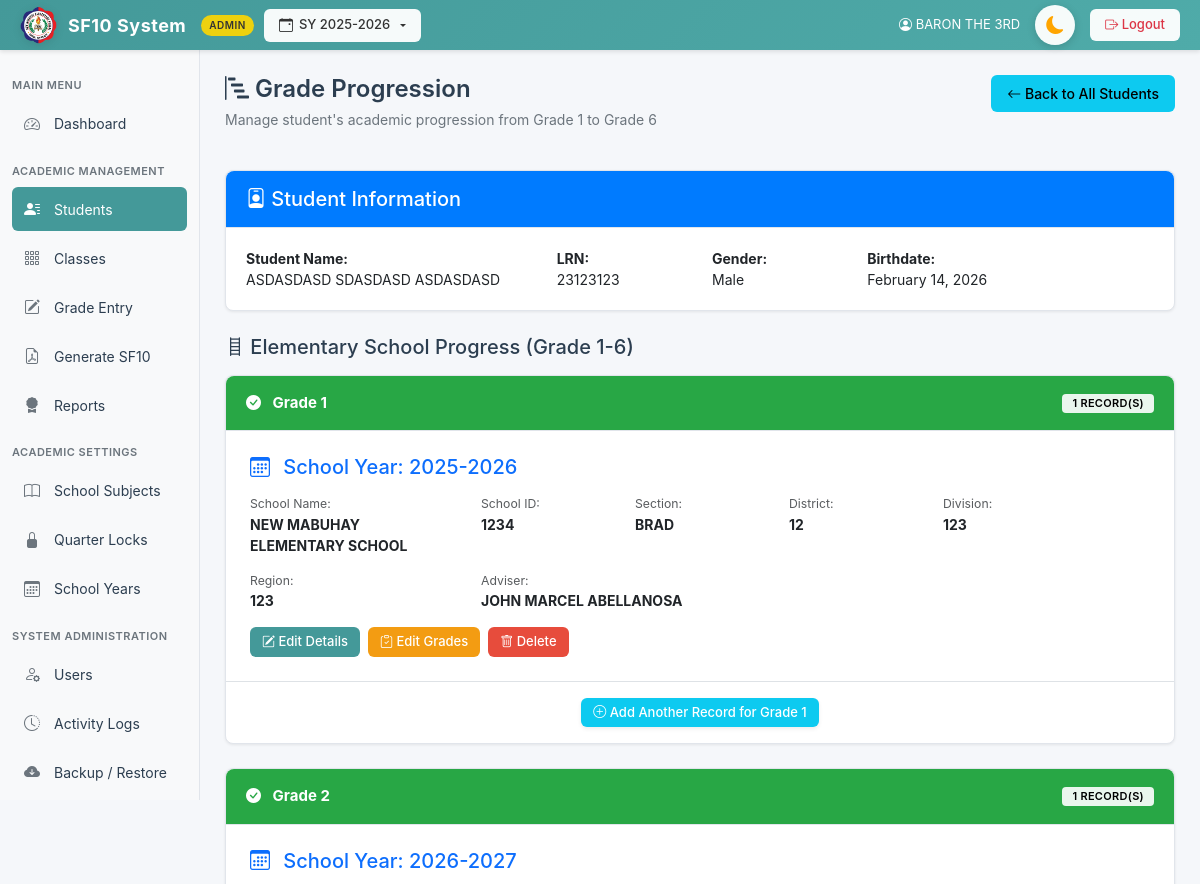
The app's page /pages/grade_progression.php?student_id=1 (signed in, upper part), older data.
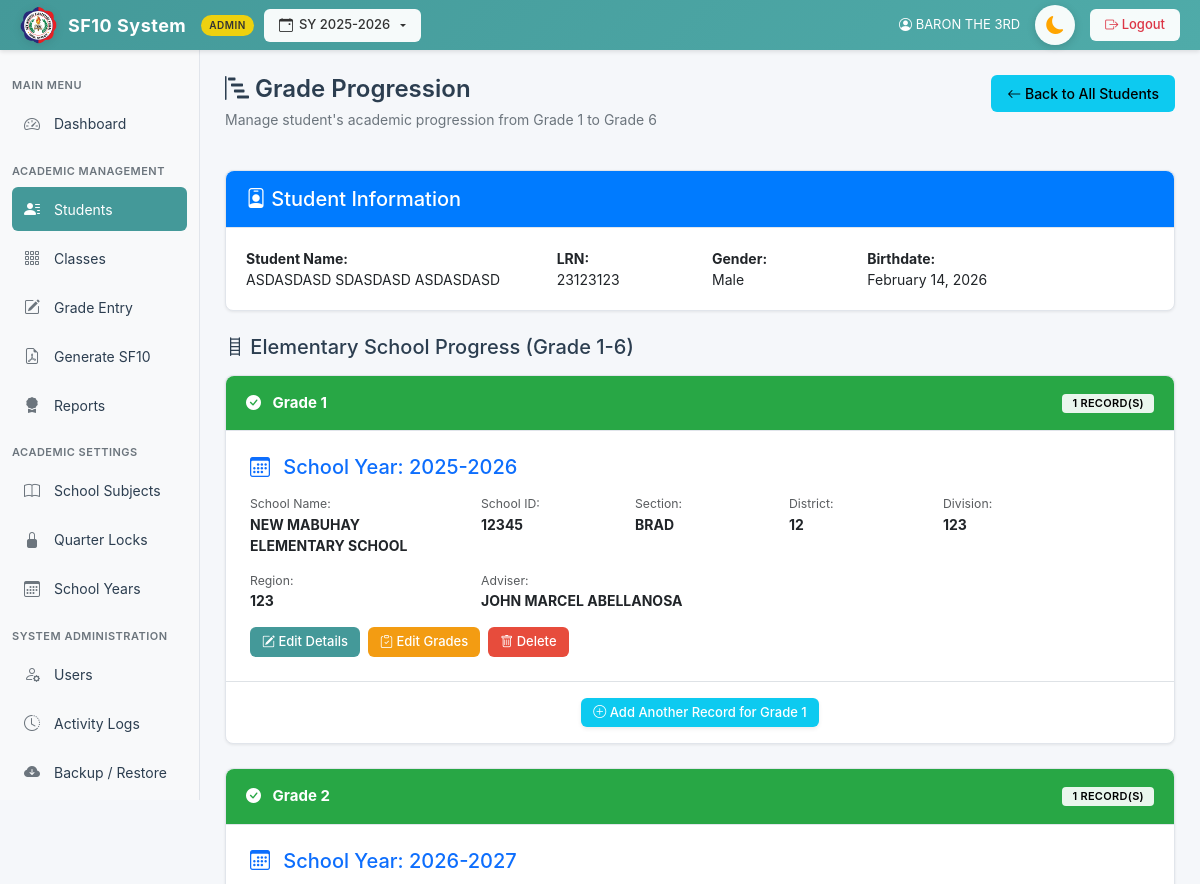
The same page, newer data.
### tables this page shows
CREATE TABLE `schools_attended` (
  `id` int(11) NOT NULL AUTO_INCREMENT,
  `student_id` int(11) DEFAULT NULL,
  `school_name` varchar(100) DEFAULT NULL,
  `school_id` varchar(50) DEFAULT NULL,
  `district` varchar(100) DEFAULT NULL,
  `division` varchar(100) DEFAULT NULL,
  `region` varchar(50) DEFAULT NULL,
  `grade_level` int(11) DEFAULT NULL,
  `section` varchar(50) DEFAULT NULL,
  `school_year` varchar(15) DEFAULT NULL,
  `adviser_name` varchar(100) DEFAULT NULL,
  `created_at` timestamp NOT NULL DEFAULT current_timestamp(),
  `is_transfer` tinyint(1) DEFAULT 0 COMMENT '1=Transfer student, 0=Regular student',
  `display_order` int(11) DEFAULT 0,
  `active` tinyint(1) NOT NULL DEFAULT 1,
  `transfer_quarter` tinyint(1) DEFAULT NULL COMMENT '1=Q1, 2=Q2, 3=Q3, 4=Q4',
  PRIMARY KEY (`id`),
  KEY `student_id` (`student_id`),
  CONSTRAINT `schools_attended_ibfk_1` FOREIGN KEY (`student_id`) REFERENCES `students` (`id`) ON DELETE CASCADE
);

CREATE TABLE `users` (
  `id` int(11) NOT NULL AUTO_INCREMENT,
  `username` varchar(50) NOT NULL,
  `password` varchar(255) NOT NULL,
  `full_name` varchar(100) NOT NULL,
  `role` enum('admin','teacher') NOT NULL,
  `school_name` varchar(255) DEFAULT NULL,
  `school_id` varchar(50) DEFAULT NULL,
  `district` varchar(100) DEFAULT NULL,
  `division` varchar(100) DEFAULT NULL,
  `region` varchar(100) DEFAULT NULL,
  `subject_id` int(11) DEFAULT NULL COMMENT 'For subject teachers - which subject they teach',
  `created_at` timestamp NOT NULL DEFAULT current_timestamp(),
  `totp_secret` varchar(255) DEFAULT NULL,
  `2fa_on_login` tinyint(1) DEFAULT 0,
  `remember_token` varchar(255) DEFAULT NULL,
  PRIMARY KEY (`id`),
  UNIQUE KEY `username` (`username`),
  KEY `fk_users_subject` (`subject_id`),
  CONSTRAINT `fk_users_subject` FOREIGN KEY (`subject_id`) REFERENCES `subjects` (`id`) ON DELETE SET NULL ON UPDATE CASCADE
);

### pages/grade_progression.php (the view, shortened to what the changed rows need)
<?php
require_once "../includes/db.php";
$student_id = (int)$_GET['student_id'];
function getSchoolInfo($conn, $school_row) {
    $info = [
        'school_name' => $school_row['school_name'] ?? '',
        'school_id' => $school_row['school_id'] ?? '',
        'district' => $school_row['district'] ?? '',
        'division' => $school_row['division'] ?? '',
        'region' => $school_row['region'] ?? ''
    ];
    if (empty($info['school_name']) || empty($info['school_id']) || empty($info['district'])) {
        $adviser_name = $school_row['adviser_name'] ?? '';
        $user_match = null;
        if (!empty($adviser_name)) {
            $stmt = $conn->prepare("SELECT school_name, school_id, district, division, region FROM users WHERE LOWER(full_name) = LOWER(?) LIMIT 1");
            $stmt->bind_param("s", $adviser_name);
            $stmt->execute();
            $user_match = $stmt->get_result()->fetch_assoc();
        }
        if (!$user_match) {
            $grade_label = $school_row['grade_level'] ?? '';
            $section = $school_row['section'] ?? '';
            $school_year_str = $school_row['school_year'] ?? '';
            if ($grade_label && $section && $school_year_str) {
                $gl_num = (int)$grade_label;
                if ($gl_num) {
                    $stmt = $conn->prepare("SELECT u.school_name, u.school_id, u.district, u.division, u.region
                                           FROM teacher_assignments ta
                                           JOIN users u ON ta.teacher_id = u.id
                                           JOIN school_years sy ON ta.school_year_id = sy.id
                                           WHERE ta.grade_level = ?
                                           AND ta.section = ?
                                           AND ta.assignment_type = 'adviser'
                                           AND sy.year = ?
                                           LIMIT 1");
                    $stmt->bind_param("iss", $gl_num, $section, $school_year_str);
                    $stmt->execute();
                    $user_match = $stmt->get_result()->fetch_assoc();
                }
            }
        }
        if (!$user_match) {
            $admin_query = $conn->query("SELECT school_name, school_id, district, division, region FROM users WHERE role = 'admin' AND school_name IS NOT NULL AND school_name != '' LIMIT 1");
            if ($admin_query && $admin_query->num_rows > 0) {
                $user_match = $admin_query->fetch_assoc();
            }
        }
        if ($user_match) {
            if (empty($info['school_name'])) $info['school_name'] = $user_match['school_name'] ?? '';
            if (empty($info['school_id'])) $info['school_id'] = $user_match['school_id'] ?? '';
            if (empty($info['district'])) $info['district'] = $user_match['district'] ?? '';
            if (empty($info['division'])) $info['division'] = $user_match['division'] ?? '';
            if (empty($info['region'])) $info['region'] = $user_match['region'] ?? '';
        }
    }
    return $info;
}
function getAdviserFullName($conn, $school_row) {
    $adviser_name = $school_row['adviser_name'] ?? '';
    if (!empty($adviser_name)) {
        $stmt = $conn->prepare("SELECT full_name FROM users WHERE LOWER(full_name) = LOWER(?) LIMIT 1");
        $stmt->bind_param("s", $adviser_name);
        $stmt->execute();
        $res = $stmt->get_result();
        if ($row = $res->fetch_assoc()) {
            return $row['full_name'];
        }
    }
    $grade_label = $school_row['grade_level'] ?? '';
    $section = $school_row['section'] ?? '';
    $school_year_str = $school_row['school_year'] ?? '';
    if ($grade_label && $section && $school_year_str) {
        $gl_num = (int)$grade_label;
        if ($gl_num) {
            $stmt = $conn->prepare("SELECT u.full_name
                                   FROM teacher_assignments ta
                                   JOIN users u ON ta.teacher_id = u.id
                                   JOIN school_years sy ON ta.school_year_id = sy.id
                                   WHERE ta.grade_level = ?
                                   AND ta.section = ?
                                   AND ta.assignment_type = 'adviser'
                                   AND sy.year = ?
                                   LIMIT 1");
            $stmt->bind_param("iss", $gl_num, $section, $school_year_str);
            $stmt->execute();
            $res = $stmt->get_result();
            if ($row = $res->fetch_assoc()) {
                return $row['full_name'];
            }
        }
    }
    return $adviser_name;
}
$stmt = $conn->prepare("SELECT * FROM schools_attended WHERE student_id = ? ORDER BY grade_level ASC, display_order ASC, school_year ASC, id ASC");
$stmt->bind_param("i", $student_id);
$stmt->execute();
$records_result = $stmt->get_result();
$records = [];
while ($row = $records_result->fetch_assoc()) {
    $records[$row['grade_level']][] = $row;
}
include "../templates/header.php";
?>
<div class="d-flex justify-content-between align-items-start mb-4">
    <div class="page-header mb-0">
        <h2><i class="bi bi-bar-chart-steps"></i> Grade Progression</h2>
    </div>
</div>
<?php for ($grade = 1; $grade <= 6; $grade++): ?>
    <?php
    $grade_records = isset($records[$grade]) ? $records[$grade] : [];
    ?>
    <div class="card mb-4">
        <div class="card-header <?= !empty($grade_records) ? 'bg-success' : 'bg-secondary' ?> text-white d-flex justify-content-between align-items-center">
            <strong><i class="bi <?= !empty($grade_records) ? 'bi-check-circle-fill' : 'bi-dash-circle' ?> me-2"></i> Grade <?= $grade ?></strong>
            <?php if (!empty($grade_records)): ?>
                <span class="badge bg-light text-dark"><?= count($grade_records) ?> Record(s)</span>
            <?php endif; ?>
        </div>
        <div class="card-body <?= !empty($grade_records) ? 'p-0' : '' ?>">
            <?php if (!empty($grade_records)): ?>
                <?php foreach ($grade_records as $idx => $record): ?>
                    <div class="p-4 <?= $idx > 0 ? 'border-top border-2' : '' ?>">
                        <div class="d-flex justify-content-between align-items-center">
                            <div class="flex-grow-1">
                                <div class="d-flex justify-content-between align-items-center mb-3">
                                    <h5 class="mb-0 text-primary">
                                        <i class="bi bi-calendar3 me-2"></i> School Year: <?= htmlspecialchars($record['school_year'] ?: '-') ?>
                                    </h5>
                                </div>
                                <?php $school_info = getSchoolInfo($conn, $record); ?>
                                <div class="row mb-3">
                                    <div class="col-md-3">
                                        <small class="text-muted d-block">School Name:</small>
                                        <strong><?= htmlspecialchars($school_info['school_name'] ?: '-') ?></strong>
                                    </div>
                                    <div class="col-md-2">
                                        <small class="text-muted d-block">School ID:</small>
                                        <strong><?= htmlspecialchars($school_info['school_id'] ?: '-') ?></strong>
                                    </div>
                                    <div class="col-md-2">
                                        <small class="text-muted d-block">Section:</small>
                                        <strong><?= htmlspecialchars(strtoupper($record['section'] ?: '-')) ?></strong>
                                    </div>
                                    <div class="col-md-2">
                                        <small class="text-muted d-block">District:</small>
                                        <strong><?= htmlspecialchars($school_info['district'] ?: '-') ?></strong>
                                    </div>
                                    <div class="col-md-3">
                                        <small class="text-muted d-block">Division:</small>
                                        <strong><?= htmlspecialchars($school_info['division'] ?: '-') ?></strong>
                                    </div>
                                </div>
                                <div class="row mb-3">
                                    <div class="col-md-3">
                                        <small class="text-muted d-block">Region:</small>
                                        <strong><?= htmlspecialchars($school_info['region'] ?: '-') ?></strong>
                                    </div>
                                    <div class="col-md-3">
                                        <small class="text-muted d-block">Adviser:</small>
                                        <strong><?= htmlspecialchars(strtoupper(getAdviserFullName($conn, $record) ?: '-')) ?></strong>
                                    </div>
                                </div>
                                <?php if ($is_admin): ?>
                                <div class="d-flex gap-2 mt-3 align-items-center">
                                    <button type="button" class="btn btn-sm btn-primary" data-bs-toggle="collapse" data-bs-target="#editForm<?= $record['id'] ?>">
                                        <i class="bi bi-pencil-square"></i> Edit Details
                                    </button>
                                    <a href="enter_grades.php?student_id=<?= $student_id ?>&school_attended_id=<?= $record['id'] ?>" class="btn btn-sm btn-warning">
                                        <i class="bi bi-clipboard-check"></i> Edit Grades
                                    </a>
                                    <a href="?action=delete&id=<?= $record['id'] ?>&student_id=<?= $student_id ?>"
                                       class="btn btn-sm btn-danger"
                                       onclick="return confirm('Are you sure you want to delete this school record?')">
                                        <i class="bi bi-trash"></i> Delete
                                    </a>
                                </div>
                                <?php endif; ?>
                            </div>
                        </div>
                    </div>
                <?php endforeach; ?>
                <?php if ($is_admin): ?>
                    <div class="p-3 border-top text-center">
                        <button type="button" class="btn btn-sm btn-info text-white shadow-sm" data-bs-toggle="collapse" data-bs-target="#addForm<?= $grade ?>">
                            <i class="bi bi-plus-circle"></i> Add Another Record for Grade <?= $grade ?>
                        </button>
                    </div>
                <?php endif; ?>
            <?php endif; ?>
        </div>
    </div>
<?php endfor; ?>
<?php include '../templates/footer.php'; ?>

Row changes from the older to the newer data that the page shows:
changed through a linked row, schools_attended "BRAD": users.school_id "1234" → "12345"
